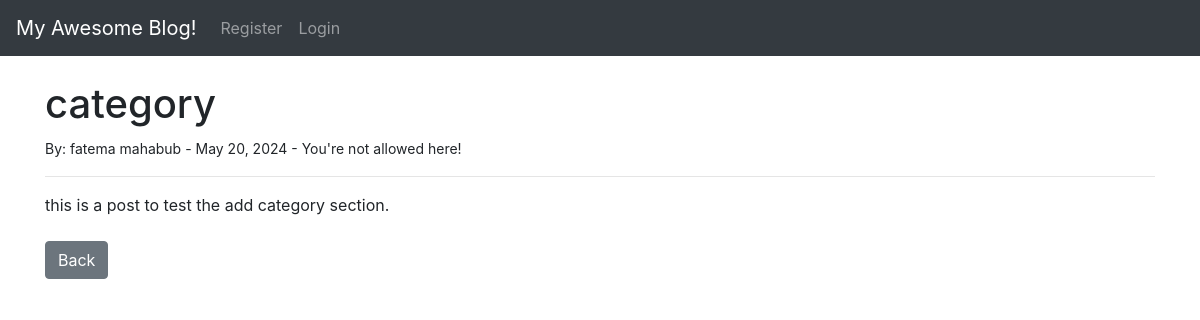
The app's page /article/9 with its own data.
### login/models.py (models this page shows, shortened)
class Post(models.Model):
    title = models.CharField(max_length=255)
    title_tag = models.CharField(max_length=255)
    author = models.ForeignKey(User, on_delete=models.CASCADE)
    body = models.TextField()
    post_date = models.DateField(auto_now_add=True)
    category = models.CharField(max_length=255, default='coding')

### login/views.py (the view)
# urls.py: path('article/<int:pk>', ArticleView.as_view(), name= "article"),
class ArticleView(DetailView):
     model = Post
     template_name = 'article.html'

### login/templates/article.html (shortened to what this page needs)
{% extends 'base.html' %}
{% block content %}
<h1>{{ post.title }}</h1>
<small>By: {{ post.author.first_name }}
             {{ post.author.last_name }} -
             {{ post.post_date}} -
{% if user.is_authenticated %}
    <a href="{% url 'update_post' post.pk %}">Edit</a>
    <a href="{% url 'delete_post' post.pk %}">Delete</a>
{% else %}
You're not allowed here!
{% endif %}
</small><br>
<hr>
{{ post.body|safe }}<br><br>
<a href="{% url 'home' %}" class="btn btn-secondary"> Back</a>
{% endblock %}

### records on screen
Post: title "category", author.first_name "fatema", author.last_name "mahabub", post_date "May 20, 2024", body "this is a post to test the add category section."
